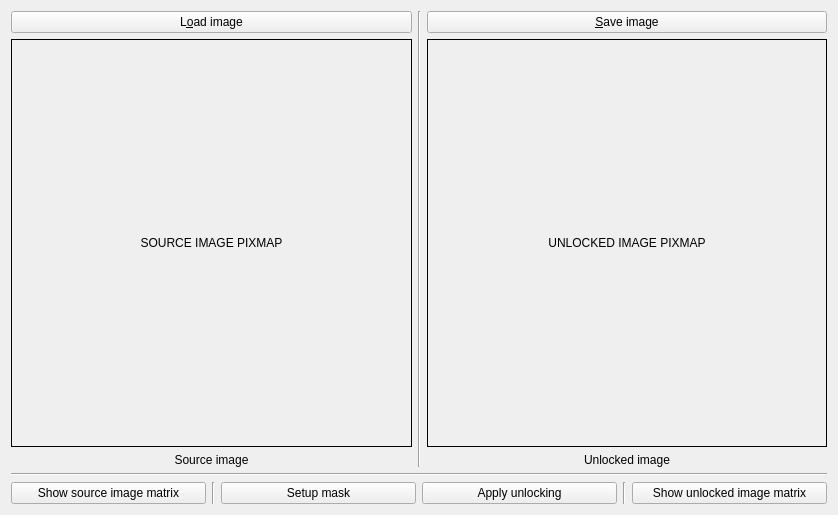
<?xml version="1.0" encoding="UTF-8"?>
<ui version="4.0">
 <class>UnlockWidget</class>
 <widget class="QWidget" name="UnlockWidget">
  <property name="geometry">
   <rect>
    <x>0</x>
    <y>0</y>
    <width>838</width>
    <height>515</height>
   </rect>
  </property>
  <property name="windowTitle">
   <string>UnlockWidget</string>
  </property>
  <layout class="QVBoxLayout" name="verticalLayout">
   <item>
    <layout class="QHBoxLayout" name="horizontalLayout" stretch="0,0,0">
     <item>
      <layout class="QVBoxLayout" name="verticalLayout_2">
       <item>
        <layout class="QHBoxLayout" name="horizontalLayout_4">
         <property name="sizeConstraint">
          <enum>QLayout::SizeConstraint::SetDefaultConstraint</enum>
         </property>
         <property name="leftMargin">
          <number>0</number>
         </property>
         <property name="topMargin">
          <number>0</number>
         </property>
         <item>
          <widget class="QPushButton" name="load_source_image_button">
           <property name="text">
            <string>L&amp;oad image</string>
           </property>
          </widget>
         </item>
        </layout>
       </item>
       <item>
        <widget class="QLabel" name="source_image_label_pixmap">
         <property name="sizePolicy">
          <sizepolicy hsizetype="Expanding" vsizetype="Expanding">
           <horstretch>0</horstretch>
           <verstretch>0</verstretch>
          </sizepolicy>
         </property>
         <property name="styleSheet">
          <string notr="true">border: 1px solid rgb(0, 0, 0);</string>
         </property>
         <property name="frameShape">
          <enum>QFrame::Shape::NoFrame</enum>
         </property>
         <property name="text">
          <string>SOURCE IMAGE PIXMAP</string>
         </property>
         <property name="alignment">
          <set>Qt::AlignmentFlag::AlignCenter</set>
         </property>
        </widget>
       </item>
       <item>
        <widget class="QLabel" name="label_2">
         <property name="sizePolicy">
          <sizepolicy hsizetype="Preferred" vsizetype="Minimum">
           <horstretch>0</horstretch>
           <verstretch>0</verstretch>
          </sizepolicy>
         </property>
         <property name="text">
          <string>Source image</string>
         </property>
         <property name="alignment">
          <set>Qt::AlignmentFlag::AlignCenter</set>
         </property>
        </widget>
       </item>
      </layout>
     </item>
     <item>
      <widget class="Line" name="line">
       <property name="orientation">
        <enum>Qt::Orientation::Vertical</enum>
       </property>
      </widget>
     </item>
     <item>
      <layout class="QVBoxLayout" name="verticalLayout_5">
       <item>
        <widget class="QPushButton" name="save_unlocked_image_button">
         <property name="text">
          <string>&amp;Save image</string>
         </property>
        </widget>
       </item>
       <item>
        <widget class="QLabel" name="unlocked_image_label_pixmap">
         <property name="sizePolicy">
          <sizepolicy hsizetype="Expanding" vsizetype="Expanding">
           <horstretch>0</horstretch>
           <verstretch>0</verstretch>
          </sizepolicy>
         </property>
         <property name="styleSheet">
          <string notr="true">border: 1px solid rgb(0,0,0);</string>
         </property>
         <property name="frameShape">
          <enum>QFrame::Shape::NoFrame</enum>
         </property>
         <property name="text">
          <string>UNLOCKED IMAGE PIXMAP</string>
         </property>
         <property name="alignment">
          <set>Qt::AlignmentFlag::AlignCenter</set>
         </property>
        </widget>
       </item>
       <item>
        <widget class="QLabel" name="label_4">
         <property name="sizePolicy">
          <sizepolicy hsizetype="Preferred" vsizetype="Minimum">
           <horstretch>0</horstretch>
           <verstretch>0</verstretch>
          </sizepolicy>
         </property>
         <property name="text">
          <string>Unlocked image</string>
         </property>
         <property name="alignment">
          <set>Qt::AlignmentFlag::AlignCenter</set>
         </property>
        </widget>
       </item>
      </layout>
     </item>
    </layout>
   </item>
   <item>
    <widget class="Line" name="line_2">
     <property name="orientation">
      <enum>Qt::Orientation::Horizontal</enum>
     </property>
    </widget>
   </item>
   <item>
    <layout class="QHBoxLayout" name="horizontalLayout_2">
     <item>
      <widget class="QPushButton" name="show_source_image_matrix_button">
       <property name="text">
        <string>Show source image matrix</string>
       </property>
      </widget>
     </item>
     <item>
      <widget class="Line" name="line_3">
       <property name="orientation">
        <enum>Qt::Orientation::Vertical</enum>
       </property>
      </widget>
     </item>
     <item>
      <widget class="QPushButton" name="setup_mask_button">
       <property name="text">
        <string>Setup mask</string>
       </property>
      </widget>
     </item>
     <item>
      <widget class="QPushButton" name="apply_unlocking_button">
       <property name="text">
        <string>Apply unlocking</string>
       </property>
      </widget>
     </item>
     <item>
      <widget class="Line" name="line_4">
       <property name="orientation">
        <enum>Qt::Orientation::Vertical</enum>
       </property>
      </widget>
     </item>
     <item>
      <widget class="QPushButton" name="show_unlocked_image_matrix_button">
       <property name="sizePolicy">
        <sizepolicy hsizetype="Preferred" vsizetype="Fixed">
         <horstretch>0</horstretch>
         <verstretch>0</verstretch>
        </sizepolicy>
       </property>
       <property name="text">
        <string>Show unlocked image matrix</string>
       </property>
      </widget>
     </item>
    </layout>
   </item>
  </layout>
 </widget>
 <resources/>
 <connections/>
</ui>
